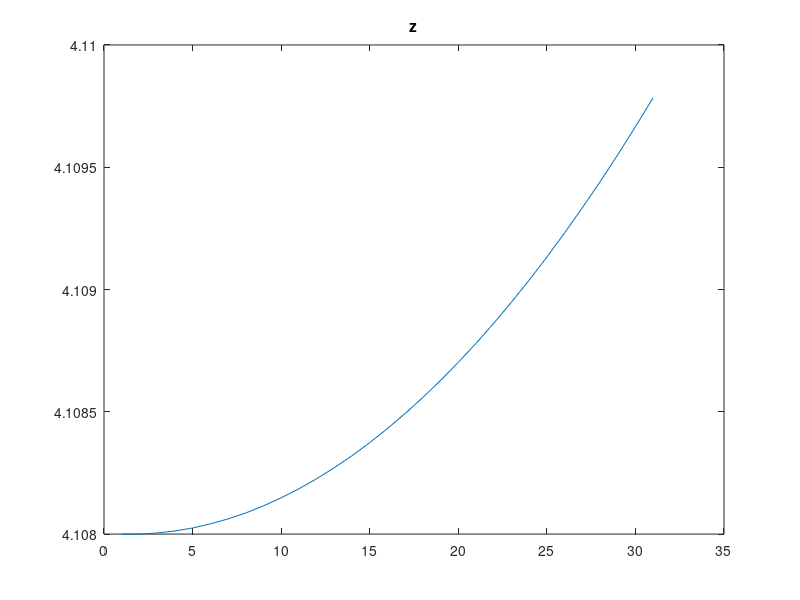
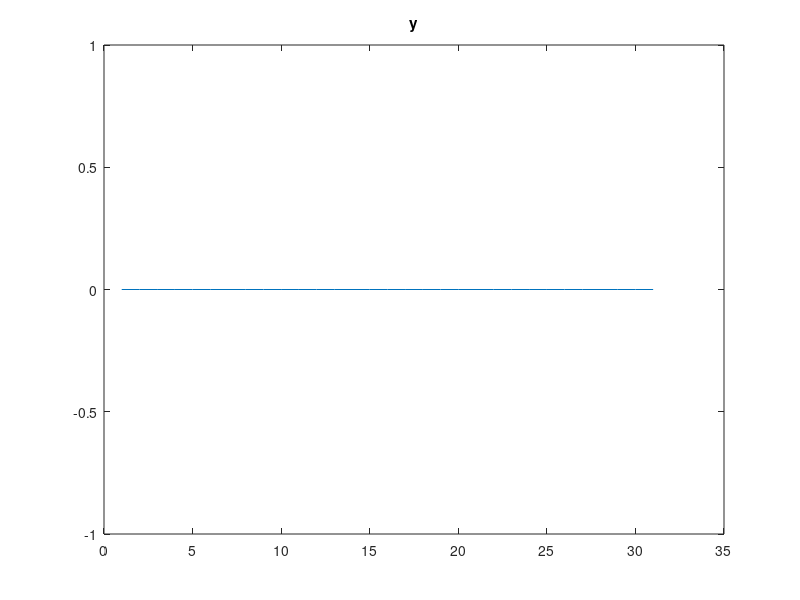
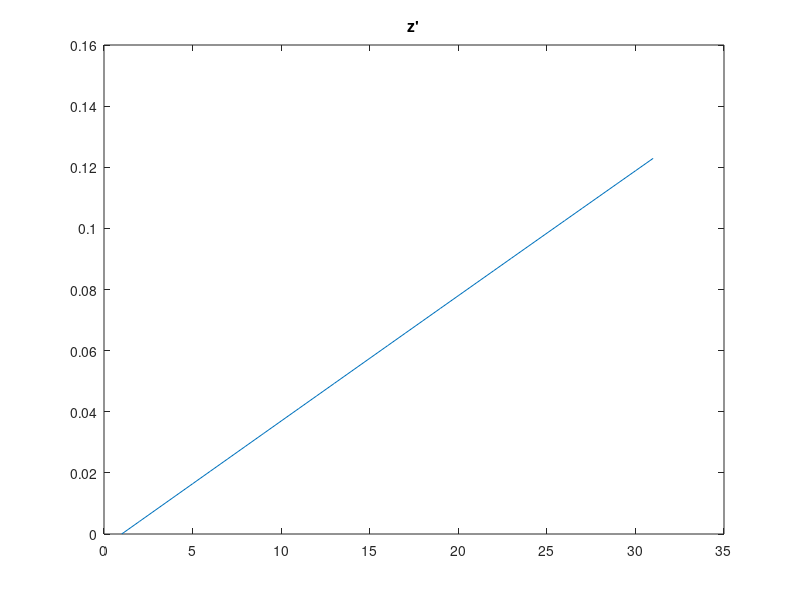
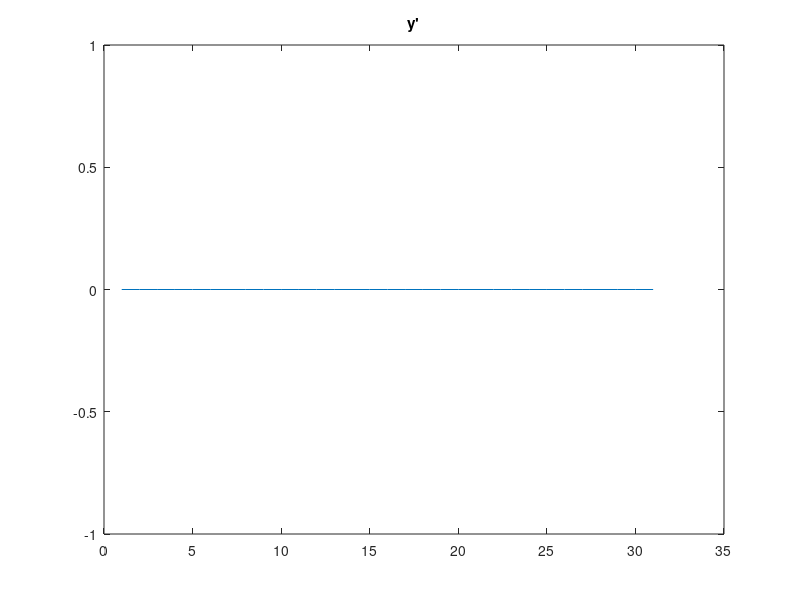

Write MATLAB code to recreate these figures, in order.
clear all;
clear all;

M=1;
Iz=0.08;
g=9.81;

fz=(M*g)+(4108/1000);
tz=0;

z(1)=4108/1000;
z1(1)=0;
y(1)=0;
y1(1)=0;

Cz=3-(4108/5000);
Cy=5+(4108/5000);

h=0.001;
t=[0:0.001:30];
for n = 2:31
  z2(n)=(fz-g*M-Cz*abs(z1(n-1))*z1(n-1))/M;
  z1(n)=z1(n-1)+h*(fz-g*M-Cz*abs(z1(n-1)+(h/2)*z2(n-1))*(z1(n-1)+(h/2)*z2(n-1)))/M;
  z(n)=z(n-1)+h*z1(n-1);
  
  y2(n)=(tz-Cy*abs(y1(n-1))*y1(n-1))/Iz;
  y1(n)=y1(n-1)+h*(tz-Cy*abs(y1(n-1)+(h/2)*y2(n-1))*(y1(n-1)+(h/2)*y2(n-1)))/Iz;
  y(n)=y(n-1)+h*y1(n-1);
endfor
figure;
plot(z);
title("z");

figure;
plot(y);
title("y");

figure;
plot(z1);
title("z'");

figure;
plot(y1);
title("y'");